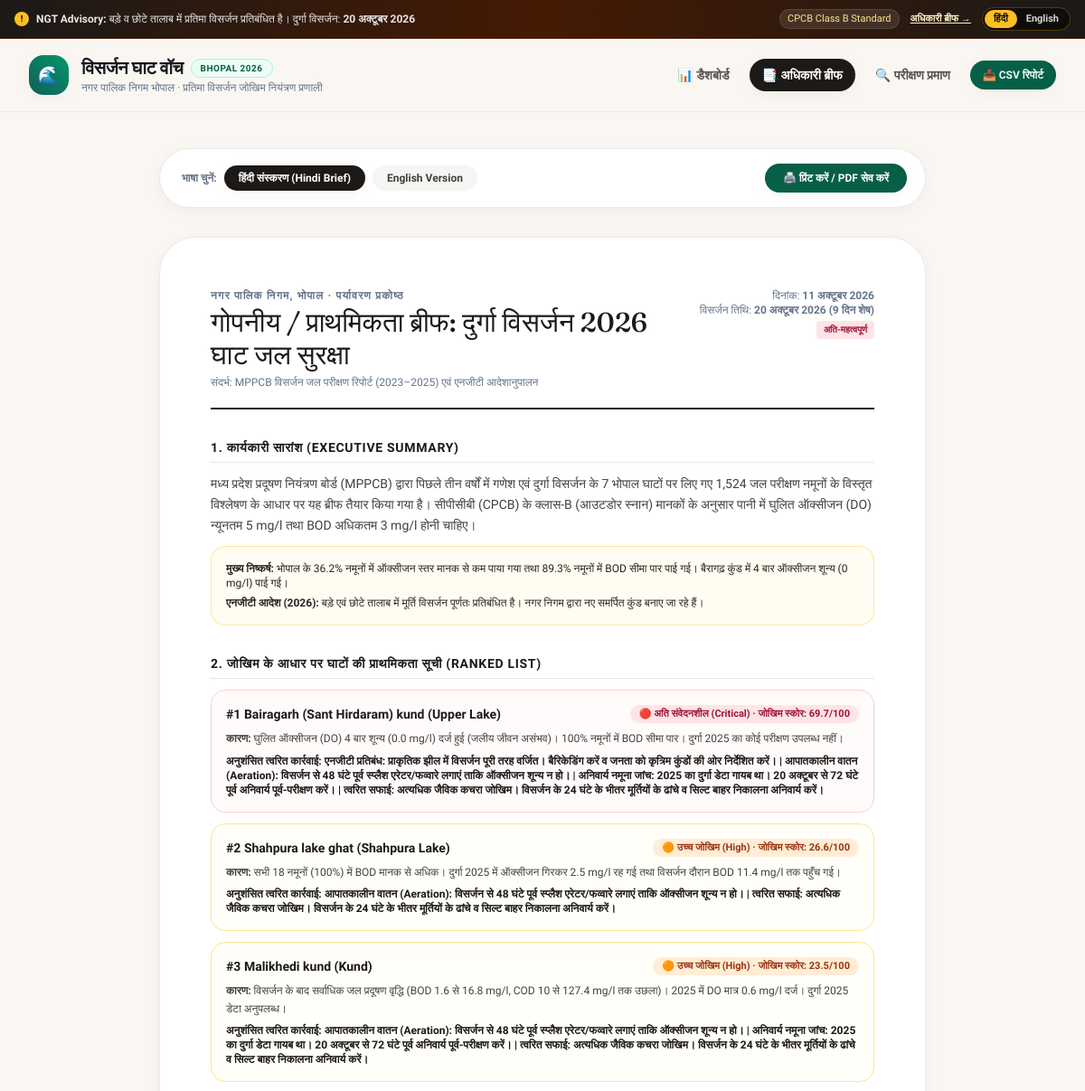
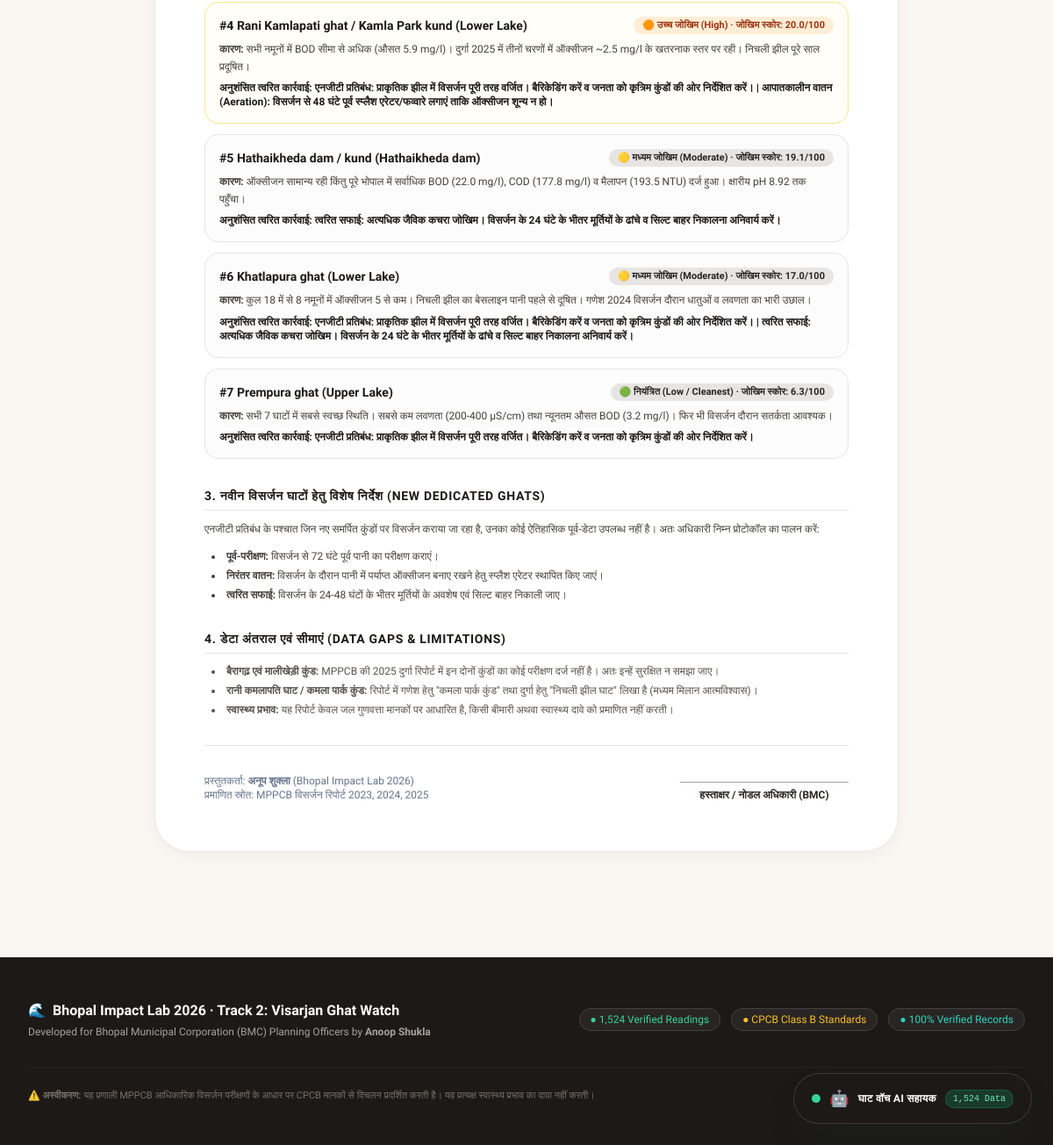
Screenshot of /brief with the database file from the repository (2 pictures, top to bottom).
### tables this page shows
CREATE TABLE ghats (
                id INTEGER PRIMARY KEY AUTOINCREMENT,
                site TEXT UNIQUE NOT NULL,
                water_body TEXT NOT NULL,
                type TEXT,
                ngt_status TEXT,
                lat REAL,
                lon REAL,
                missing_notes TEXT
            );

### app.py (the view)
@app.route('/brief')
def brief():
    summary = engine.get_ghat_summary()
    stats = engine.get_overall_stats()
    return render_template('brief.html', summary=summary, stats=stats)

### templates/brief.html (shortened to what this page needs)
{% extends 'base.html' %}
{% block content %}
<div class="max-w-4xl mx-auto px-4 sm:px-6 py-10 space-y-8">
    <div class="bg-white p-4 rounded-full border border-stone-200/80 shadow-soft flex flex-wrap items-center justify-between gap-4 no-print">
        <div class="flex items-center space-x-2 pl-2">
            <span class="text-xs font-semibold text-subtle">भाषा चुनें:</span>
            <button onclick="toggleBriefLang('hi')" id="brief-tab-hi" class="px-4 py-1.5 text-xs font-bold rounded-full bg-stone-900 text-white shadow-soft transition">
                हिंदी संस्करण (Hindi Brief)
            </button>
            <button onclick="toggleBriefLang('en')" id="brief-tab-en" class="px-4 py-1.5 text-xs font-bold rounded-full bg-stone-100 text-stone-700 hover:bg-stone-200 transition">
                English Version
            </button>
        </div>
        <div class="flex items-center space-x-2 pr-1">
            <button onclick="window.print()" class="px-5 py-2 rounded-full text-xs font-bold bg-emerald-800 text-white hover:bg-emerald-700 shadow-soft transition flex items-center gap-2">
                <span>🖨️ प्रिंट करें / PDF सेव करें</span>
            </button>
        </div>
    </div>
    <div id="brief-hi" class="bg-white p-8 sm:p-14 rounded-[2.5rem] border border-stone-200/80 shadow-soft space-y-8 text-stone-800 leading-relaxed font-hindi print:border-none print:shadow-none print:p-0">
        <div class="border-b-2 border-stone-900 pb-5 flex justify-between items-start">
            <div class="space-y-1">
                <p class="text-xs font-bold uppercase tracking-widest text-subtle font-sans">नगर पालिक निगम, भोपाल · पर्यावरण प्रकोष्ठ</p>
                <h2 class="text-2xl sm:text-3xl font-display font-medium text-stone-900">गोपनीय / प्राथमिकता ब्रीफ: दुर्गा विसर्जन 2026 घाट जल सुरक्षा</h2>
                <p class="text-xs text-subtle">संदर्भ: MPPCB विसर्जन जल परीक्षण रिपोर्ट (2023–2025) एवं एनजीटी आदेशानुपालन</p>
            </div>
            <div class="text-right text-xs text-subtle font-sans shrink-0 pl-4">
                <p>दिनांक: <strong>11 अक्टूबर 2026</strong></p>
                <p>विसर्जन तिथि: <strong>20 अक्टूबर 2026 (9 दिन शेष)</strong></p>
                <span class="inline-block mt-1 bg-rose-100 text-rose-800 font-bold px-2 py-0.5 rounded text-[10px]">अति-महत्वपूर्ण</span>
            </div>
        </div>
        <div class="space-y-3">
            <h3 class="text-sm font-bold text-stone-900 uppercase tracking-wider font-sans border-b border-stone-200 pb-1.5">1. कार्यकारी सारांश (Executive Summary)</h3>
            <p class="text-sm text-stone-700 leading-relaxed">
                मध्य प्रदेश प्रदूषण नियंत्रण बोर्ड (MPPCB) द्वारा पिछले तीन वर्षों में गणेश एवं दुर्गा विसर्जन के 7 भोपाल घाटों पर लिए गए 1,524 जल परीक्षण नमूनों के विस्तृत विश्लेषण के आधार पर यह ब्रीफ तैयार किया गया है। सीपीसीबी (CPCB) के क्लास-B (आउटडोर स्नान) मानकों के अनुसार पानी में घुलित ऑक्सीजन (DO) न्यूनतम 5 mg/l तथा BOD अधिकतम 3 mg/l होनी चाहिए।
            </p>
            <div class="bg-amber-50/70 border border-amber-200/80 p-4 text-xs text-stone-800 rounded-2xl space-y-1.5">
                <p><strong>मुख्य निष्कर्ष:</strong> भोपाल के 36.2% नमूनों में ऑक्सीजन स्तर मानक से कम पाया गया तथा 89.3% नमूनों में BOD सीमा पार पाई गई। बैरागढ़ कुंड में 4 बार ऑक्सीजन शून्य (0 mg/l) पाई गई।</p>
                <p><strong>एनजीटी आदेश (2026):</strong> बड़े एवं छोटे तालाब में मूर्ति विसर्जन पूर्णतः प्रतिबंधित है। नगर निगम द्वारा नए समर्पित कुंड बनाए जा रहे हैं।</p>
            </div>
        </div>
        <div class="space-y-3">
            <h3 class="text-sm font-bold text-stone-900 uppercase tracking-wider font-sans border-b border-stone-200 pb-1.5">2. जोखिम के आधार पर घाटों की प्राथमिकता सूची (Ranked List)</h3>
            <div class="space-y-3">
                {% for g in summary %}
                <div class="p-4 rounded-2xl border {% if g.risk_level == 'CRITICAL' %}border-rose-200 bg-rose-50/30{% elif g.risk_level == 'HIGH' %}border-amber-200 bg-amber-50/30{% else %}border-stone-200 bg-stone-50/50{% endif %}">
                    <div class="flex justify-between items-center text-xs">
                        <span class="font-bold text-stone-900 text-sm">#{{ g.rank }} {{ g.site }} ({{ g.water_body }})</span>
                        <span class="font-bold px-2.5 py-0.5 rounded-full text-[11px] {% if g.badge_color == 'rose' %}bg-rose-100 text-rose-800{% elif g.badge_color == 'orange' %}bg-orange-100 text-orange-800{% else %}bg-stone-200 text-stone-800{% endif %}">
                            {{ g.risk_badge }} · जोखिम स्कोर: {{ g.base_risk_score }}/100
                        </span>
                    </div>
                    <p class="text-xs text-stone-700 mt-2 leading-relaxed">
                        <strong>कारण:</strong> {{ g.reason_hi }}
                    </p>
                    <p class="text-xs text-stone-900 mt-1.5 font-semibold">
                        <strong>अनुशंसित त्वरित कार्रवाई:</strong> {{ g.recommendations_hi|join(' | ') }}
                    </p>
                </div>
                {% endfor %}
            </div>
        </div>
        <div class="space-y-3">
            <h3 class="text-sm font-bold text-stone-900 uppercase tracking-wider font-sans border-b border-stone-200 pb-1.5">3. नवीन विसर्जन घाटों हेतु विशेष निर्देश (New Dedicated Ghats)</h3>
            <p class="text-xs text-stone-700 leading-relaxed">
                एनजीटी प्रतिबंध के पश्चात जिन नए समर्पित कुंडों पर विसर्जन कराया जा रहा है, उनका कोई ऐतिहासिक पूर्व-डेटा उपलब्ध नहीं है। अतः अधिकारी निम्न प्रोटोकॉल का पालन करें:
            </p>
            <ul class="list-disc list-inside text-xs text-stone-700 space-y-1.5 pl-2">
                <li><strong>पूर्व-परीक्षण:</strong> विसर्जन से 72 घंटे पूर्व पानी का परीक्षण कराएं।</li>
                <li><strong>निरंतर वातन:</strong> विसर्जन के दौरान पानी में पर्याप्त ऑक्सीजन बनाए रखने हेतु स्प्लैश एरेटर स्थापित किए जाएं।</li>
                <li><strong>त्वरित सफाई:</strong> विसर्जन के 24-48 घंटों के भीतर मूर्तियों के अवशेष एवं सिल्ट बाहर निकाली जाए।</li>
            </ul>
        </div>
        <div class="space-y-3">
            <h3 class="text-sm font-bold text-stone-900 uppercase tracking-wider font-sans border-b border-stone-200 pb-1.5">4. डेटा अंतराल एवं सीमाएं (Data Gaps & Limitations)</h3>
            <ul class="list-disc list-inside text-xs text-stone-600 space-y-1.5 pl-2">
                <li><strong>बैरागढ़ एवं मालीखेड़ी कुंड:</strong> MPPCB की 2025 दुर्गा रिपोर्ट में इन दोनों कुंडों का कोई परीक्षण दर्ज नहीं है। अतः इन्हें सुरक्षित न समझा जाए।</li>
                <li><strong>रानी कमलापति घाट / कमला पार्क कुंड:</strong> रिपोर्ट में गणेश हेतु "कमला पार्क कुंड" तथा दुर्गा हेतु "निचली झील घाट" लिखा है (मध्यम मिलान आत्मविश्वास)।</li>
                <li><strong>स्वास्थ्य प्रभाव:</strong> यह रिपोर्ट केवल जल गुणवत्ता मानकों पर आधारित है, किसी बीमारी अथवा स्वास्थ्य दावे को प्रमाणित नहीं करती।</li>
            </ul>
        </div>
        <div class="pt-8 border-t border-stone-200 flex justify-between items-end text-xs text-subtle font-sans">
            <div>
                <p>प्रस्तुतकर्ता: <strong>अनूप शुक्ला</strong> (Bhopal Impact Lab 2026)</p>
                <p>प्रमाणित स्रोत: MPPCB विसर्जन रिपोर्ट 2023, 2024, 2025</p>
            </div>
            <div class="text-right">
                <p class="border-t border-stone-400 pt-1.5 w-48 text-center text-stone-800 font-bold">हस्ताक्षर / नोडल अधिकारी (BMC)</p>
            </div>
        </div>
    </div>
</div>
{% endblock %}

### templates/base.html (shortened to what this page needs)
<!DOCTYPE html>
<html lang="hi" class="h-full scroll-smooth">
<head>
    <script src="https://cdn.tailwindcss.com"></script>
    <link rel="stylesheet" href="https://unpkg.com/leaflet@1.9.4/dist/leaflet.css" />
</head>
<body class="flex flex-col min-h-screen text-ink antialiased selection:bg-emerald-600 selection:text-white">
    <div class="bg-gradient-to-r from-stone-900 via-amber-950 to-stone-900 text-amber-100 px-4 py-2 text-xs font-medium border-b border-amber-900/40 no-print">
        <div class="max-w-7xl mx-auto flex flex-wrap items-center justify-between gap-2">
            <div class="flex items-center space-x-2">
                <span class="inline-flex items-center justify-center w-4 h-4 rounded-full bg-amber-400 text-stone-950 font-black text-[10px]">!</span>
                <span class="text-stone-200">
                    <span class="lang-hi"><strong>NGT Advisory:</strong> बड़े व छोटे तालाब में प्रतिमा विसर्जन प्रतिबंधित है। दुर्गा विसर्जन: <strong>20 अक्टूबर 2026</strong></span>
                </span>
            </div>
            <div class="flex items-center space-x-3 text-[11px]">
                <span class="bg-white/10 px-2 py-0.5 rounded-full border border-white/10 text-amber-200">CPCB Class B Standard</span>
                <a href="/brief" class="underline hover:text-white font-semibold">
                    <span class="lang-hi">अधिकारी ब्रीफ &rarr;</span>
                </a>
                <div class="inline-flex items-center bg-stone-950/80 rounded-full p-0.5 border border-amber-500/30">
                    <button onclick="setGlobalLang('hi')" id="global-lang-btn-hi" class="px-2.5 py-0.5 rounded-full text-[11px] font-bold bg-amber-400 text-stone-950 transition">
                        हिंदी
                    </button>
                    <button onclick="setGlobalLang('en')" id="global-lang-btn-en" class="px-2.5 py-0.5 rounded-full text-[11px] font-bold text-stone-300 hover:text-white transition">
                        English
                    </button>
                </div>
            </div>
        </div>
    </div>
    <header class="sticky top-0 z-50 bg-[#FAF7F2]/90 backdrop-blur-md border-b border-stone-200/60 no-print transition-all">
        <div class="max-w-7xl mx-auto px-4 sm:px-6 lg:px-8">
            <div class="flex justify-between h-20 items-center">
                <div class="flex items-center space-x-4">
                    <a href="/" class="flex items-center space-x-3.5 group">
                        <div class="w-11 h-11 rounded-2xl bg-gradient-to-tr from-teal-800 to-emerald-600 flex items-center justify-center text-white text-xl shadow-soft group-hover:scale-105 group-hover:shadow-lift transition duration-300">
                            🌊
                        </div>
                        <div>
                            <div class="flex items-center space-x-2">
                                <h1 class="text-xl font-bold tracking-tight text-ink group-hover:text-teal-900 transition">
                                    <span class="lang-hi">विसर्जन घाट वॉच</span>
                                </h1>
                                <span class="bg-emerald-50 text-emerald-800 text-[10px] font-bold px-2.5 py-0.5 rounded-full border border-emerald-200 uppercase tracking-wider">Bhopal 2026</span>
                            </div>
                            <p class="text-xs text-subtle font-hindi">
                                <span class="lang-hi">नगर पालिक निगम भोपाल · प्रतिमा विसर्जन जोखिम नियंत्रण प्रणाली</span>
                            </p>
                        </div>
                    </a>
                </div>
                <div class="flex items-center space-x-2 sm:space-x-4">
                    <nav class="flex items-center space-x-1 sm:space-x-2">
                        <a href="/" class="px-3.5 py-2 rounded-full text-xs sm:text-sm font-semibold transition {% if request.path == '/' %}bg-stone-900 text-white shadow-soft{% else %}text-stone-600 hover:text-stone-900 hover:bg-stone-200/50{% endif %}">
                            <span class="lang-hi">📊 डैशबोर्ड</span>
                        </a>
                        <a href="/brief" class="px-3.5 py-2 rounded-full text-xs sm:text-sm font-semibold transition {% if request.path == '/brief' %}bg-stone-900 text-white shadow-soft{% else %}text-stone-600 hover:text-stone-900 hover:bg-stone-200/50{% endif %}">
                            <span class="lang-hi">📑 अधिकारी ब्रीफ</span>
                        </a>
                        <a href="/traceability" class="px-3.5 py-2 rounded-full text-xs sm:text-sm font-semibold transition {% if request.path == '/traceability' %}bg-stone-900 text-white shadow-soft{% else %}text-stone-600 hover:text-stone-900 hover:bg-stone-200/50{% endif %}">
                            <span class="lang-hi">🔍 परीक्षण प्रमाण</span>
                        </a>
                        <a href="/export-csv" class="hidden md:inline-flex items-center space-x-1 px-3.5 py-2 rounded-full text-xs font-semibold bg-emerald-800 text-emerald-50 hover:bg-emerald-700 shadow-soft transition">
                            <span class="lang-hi">📥 CSV रिपोर्ट</span>
                        </a>
                    </nav>
                </div>
            </div>
        </div>
    </header>
    <main class="flex-grow">
        {% block content %}{% endblock %}
    </main>
    <footer class="bg-stone-900 text-stone-400 py-12 text-xs border-t border-stone-800 mt-20 no-print">
        <div class="max-w-7xl mx-auto px-4 sm:px-6 lg:px-8 space-y-6">
            <div class="flex flex-col md:flex-row justify-between items-start md:items-center gap-4 border-b border-stone-800 pb-8">
                <div>
                    <h3 class="text-base font-bold text-white flex items-center gap-2">
                        <span>🌊</span> Bhopal Impact Lab 2026 · Track 2: Visarjan Ghat Watch
                    </h3>
                    <p class="text-xs text-stone-400 mt-1 font-hindi">Developed for Bhopal Municipal Corporation (BMC) Planning Officers by <strong>Anoop Shukla</strong></p>
                </div>
                <div class="flex flex-wrap items-center gap-3 text-xs">
                    <span class="bg-stone-800 text-emerald-400 px-3 py-1 rounded-full border border-stone-700">● 1,524 Verified Readings</span>
                    <span class="bg-stone-800 text-amber-400 px-3 py-1 rounded-full border border-stone-700">● CPCB Class B Standards</span>
                    <span class="bg-stone-800 text-teal-400 px-3 py-1 rounded-full border border-stone-700">● 100% Verified Records</span>
                </div>
            </div>
            <div class="flex flex-col md:flex-row justify-between items-center gap-3 text-[11px] text-stone-500">
                <p class="font-hindi">
                    <span class="lang-hi">⚠️ <strong>अस्वीकरण:</strong> यह प्रणाली MPPCB आधिकारिक विसर्जन परीक्षणों के आधार पर CPCB मानकों से विचलन प्रदर्शित करती है। यह प्रत्यक्ष स्वास्थ्य प्रभाव का दावा नहीं करती।</span>
                </p>
                <p class="whitespace-nowrap">Open Source · MIT License</p>
            </div>
        </div>
    </footer>
    <div id="aiChatWidget" class="fixed bottom-6 right-6 z-50 no-print">
        <button id="aiChatTrigger" onclick="toggleChatbot()" class="group flex items-center space-x-2.5 bg-stone-900 hover:bg-stone-950 text-white px-5 py-3.5 rounded-full shadow-floating hover:shadow-2xl transition-all duration-300 hover:scale-105 active:scale-95 border border-stone-700/80">
            <span class="w-2.5 h-2.5 rounded-full bg-emerald-400 animate-pulse"></span>
            <span class="text-lg">🤖</span>
            <span class="text-xs font-bold font-hindi tracking-wide">
                <span class="lang-hi">घाट वॉच AI सहायक</span>
            </span>
            <span class="bg-emerald-500/20 text-emerald-300 text-[10px] px-2 py-0.5 rounded-full font-mono border border-emerald-500/30">1,524 Data</span>
        </button>
    </div>
</body>
</html>

### rows the page displays
ghats: rank "1", site "Bairagarh (Sant Hirdaram) kund", water_body "Upper Lake", risk_badge "🔴 अति संवेदनशील (Critical)", base_risk_score "69.7", reason_hi "घुलित ऑक्सीजन (DO) 4 बार शून्य (0.0 mg/l) दर्ज हुई (जलीय जीवन असंभव)। 100% नमूनों में BOD सीमा पार। दुर्गा 2025 का कोई परीक्षण उपलब्ध नहीं।", recommendations_hi "एनजीटी प्रतिबंध: प्राकृतिक झील में विसर्जन पूरी तरह वर्जित। बैरिकेडिंग करें व जनता को कृत्रिम कुंडों की ओर निर्देशित करें। | आपातकालीन वातन (Aeration): विसर्जन से 48 घंटे पूर्व स्प्लैश एरेटर/फव्वारे लगाएं ताकि ऑक्सीजन शून्य न हो। | अनिवार्य नमूना जांच: 2025 का दुर्गा डेटा गायब था। 20 अक्टूबर से 72 घंटे पूर्व अनिवार्य पूर्व-परीक्षण करें। | त्वरित सफाई: अत्यधिक जैविक कचरा जोखिम। विसर्जन के 24 घंटे के भीतर मूर्तियों के ढांचे व सिल्ट बाहर निकालना अनिवार्य करें।"
ghats: rank "2", site "Shahpura lake ghat", water_body "Shahpura Lake", risk_badge "🟠 उच्च जोखिम (High)", base_risk_score "26.6", reason_hi "सभी 18 नमूनों (100%) में BOD मानक से अधिक। दुर्गा 2025 में ऑक्सीजन गिरकर 2.5 mg/l रह गई तथा विसर्जन दौरान BOD 11.4 mg/l तक पहुँच गई।", recommendations_hi "आपातकालीन वातन (Aeration): विसर्जन से 48 घंटे पूर्व स्प्लैश एरेटर/फव्वारे लगाएं ताकि ऑक्सीजन शून्य न हो। | त्वरित सफाई: अत्यधिक जैविक कचरा जोखिम। विसर्जन के 24 घंटे के भीतर मूर्तियों के ढांचे व सिल्ट बाहर निकालना अनिवार्य करें।"
ghats: rank "3", site "Malikhedi kund", water_body "Kund", risk_badge "🟠 उच्च जोखिम (High)", base_risk_score "23.5", reason_hi "विसर्जन के बाद सर्वाधिक जल प्रदूषण वृद्धि (BOD 1.6 से 16.8 mg/l, COD 10 से 127.4 mg/l तक उछला)। 2025 में DO मात्र 0.6 mg/l दर्ज। दुर्गा 2025 डेटा अनुपलब्ध।", recommendations_hi "आपातकालीन वातन (Aeration): विसर्जन से 48 घंटे पूर्व स्प्लैश एरेटर/फव्वारे लगाएं ताकि ऑक्सीजन शून्य न हो। | अनिवार्य नमूना जांच: 2025 का दुर्गा डेटा गायब था। 20 अक्टूबर से 72 घंटे पूर्व अनिवार्य पूर्व-परीक्षण करें। | त्वरित सफाई: अत्यधिक जैविक कचरा जोखिम। विसर्जन के 24 घंटे के भीतर मूर्तियों के ढांचे व सिल्ट बाहर निकालना अनिवार्य करें।"
ghats: rank "4", site "Rani Kamlapati ghat / Kamla Park kund", water_body "Lower Lake", risk_badge "🟠 उच्च जोखिम (High)", base_risk_score "20.0", reason_hi "सभी नमूनों में BOD सीमा से अधिक (औसत 5.9 mg/l)। दुर्गा 2025 में तीनों चरणों में ऑक्सीजन ~2.5 mg/l के खतरनाक स्तर पर रही। निचली झील पूरे साल प्रदूषित।", recommendations_hi "एनजीटी प्रतिबंध: प्राकृतिक झील में विसर्जन पूरी तरह वर्जित। बैरिकेडिंग करें व जनता को कृत्रिम कुंडों की ओर निर्देशित करें। | आपातकालीन वातन (Aeration): विसर्जन से 48 घंटे पूर्व स्प्लैश एरेटर/फव्वारे लगाएं ताकि ऑक्सीजन शून्य न हो।"
ghats: rank "5", site "Hathaikheda dam / kund", water_body "Hathaikheda dam", risk_badge "🟡 मध्यम जोखिम (Moderate)", base_risk_score "19.1", reason_hi "ऑक्सीजन सामान्य रही किंतु पूरे भोपाल में सर्वाधिक BOD (22.0 mg/l), COD (177.8 mg/l) व मैलापन (193.5 NTU) दर्ज हुआ। क्षारीय pH 8.92 तक पहुँचा।", recommendations_hi "त्वरित सफाई: अत्यधिक जैविक कचरा जोखिम। विसर्जन के 24 घंटे के भीतर मूर्तियों के ढांचे व सिल्ट बाहर निकालना अनिवार्य करें।"
ghats: rank "6", site "Khatlapura ghat", water_body "Lower Lake", risk_badge "🟡 मध्यम जोखिम (Moderate)", base_risk_score "17.0", reason_hi "कुल 18 में से 8 नमूनों में ऑक्सीजन 5 से कम। निचली झील का बेसलाइन पानी पहले से दूषित। गणेश 2024 विसर्जन दौरान धातुओं व लवणता का भारी उछाल।", recommendations_hi "एनजीटी प्रतिबंध: प्राकृतिक झील में विसर्जन पूरी तरह वर्जित। बैरिकेडिंग करें व जनता को कृत्रिम कुंडों की ओर निर्देशित करें। | त्वरित सफाई: अत्यधिक जैविक कचरा जोखिम। विसर्जन के 24 घंटे के भीतर मूर्तियों के ढांचे व सिल्ट बाहर निकालना अनिवार्य करें।"
ghats: rank "7", site "Prempura ghat", water_body "Upper Lake", risk_badge "🟢 नियंत्रित (Low / Cleanest)", base_risk_score "6.3", reason_hi "सभी 7 घाटों में सबसे स्वच्छ स्थिति। सबसे कम लवणता (200-400 µS/cm) तथा न्यूनतम औसत BOD (3.2 mg/l)। फिर भी विसर्जन दौरान सतर्कता आवश्यक।", recommendations_hi "एनजीटी प्रतिबंध: प्राकृतिक झील में विसर्जन पूरी तरह वर्जित। बैरिकेडिंग करें व जनता को कृत्रिम कुंडों की ओर निर्देशित करें।"
